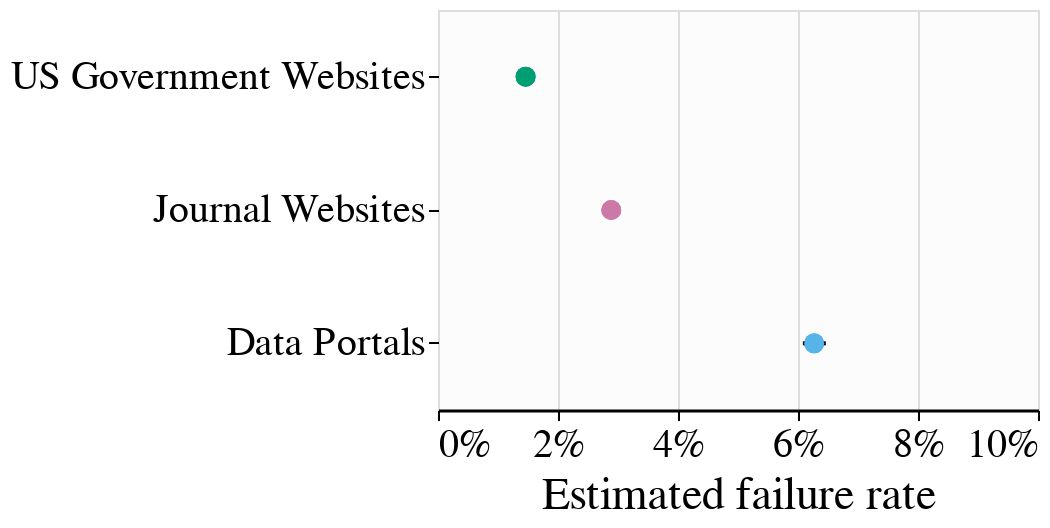

This figure's notebook cell:
### Code cell
base = alt.Chart(df_overall).mark_circle(
    size=100,
    opacity=1
).encode(
    alt.Y('web_type:N', title=None, sort=['US Government Websites', 'Journal Websites', 'Data Portals']),
    alt.X('fail_rate_meta:Q', title='Estimated failure rate').axis(format='.0%', tickCount=5).scale(domain=[0, 0.1]),
    alt.Color('web_type:N').scale(range=list(COLORS.values()), domain=list(COLORS.keys())).legend(None),
    tooltip=[
        alt.Tooltip('web_type:N', title='Resource Category'),
        alt.Tooltip('fail_rate_meta', format='.4f', title='Estimated Failure Rate'),
    ]
).properties(
    height=200,
    width=300
)

error = base.mark_errorbar(
    thickness=2,
    color='black'
).encode(
    alt.X('ci_95L', title='Estimated failure rate'),
    alt.X2('ci_95U'),
    color=alt.value('black')
)

plot = base + error + base

"""
Save for the manuscript figures and website plots
"""
plot.save(f'../data/{TIME_STAMP_FOLDER_NAME}/figures/resource-category-estimated.png', scale_factor=8)
plot.save(f'../data/{TIME_STAMP_FOLDER_NAME}/website/resource-category-estimated.json')

plot

### Figure 1 — Vega-Lite specification as saved in the notebook (floating-point values rounded to 4 significant figures)
{"config": {"title": {"dy": 1, "fontSize": 22, "fontWeight": 400, "align": "center", "anchor": "middle", "subtitleColor": "grey", "subtitleFontSize": 22}, "view": {"fill": "#FCFCFC"}, "header": {"titleFontSize": 23, "labelFontSize": 23, "labelFontWeight": 400}, "axis": {"titleFontSize": 23, "titleFontWeight": 400, "labelFontSize": 20, "labelFontWeight": 400, "labelLimit": 1000, "domainWidth": 1.5, "domainColor": "black", "tickColor": "black", "domain": false}, "axisX": {"domain": true}, "legend": {"titleFontSize": 23, "titleFontWeight": 400, "labelFontSize": 23, "labelLimit": 1000, "strokeColor": "#F4F6F7", "padding": 15}}, "layer": [{"mark": {"type": "circle", "opacity": 1, "size": 100}, "encoding": {"color": {"field": "web_type", "legend": null, "scale": {"range": ["#56B4E9", "#CC79A7", "#009E73"], "domain": ["Data Portals", "Journal Websites", "US Government Websites"]}, "type": "nominal"}, "tooltip": [{"field": "web_type", "title": "Resource Category", "type": "nominal"}, {"field": "fail_rate_meta", "format": ".4f", "title": "Estimated Failure Rate", "type": "quantitative"}], "x": {"axis": {"format": ".0%", "tickCount": 5}, "field": "fail_rate_meta", "scale": {"domain": [0, 0.1]}, "title": "Estimated failure rate", "type": "quantitative"}, "y": {"field": "web_type", "sort": ["US Government Websites", "Journal Websites", "Data Portals"], "title": null, "type": "nominal"}}}, {"mark": {"type": "errorbar", "color": "black", "thickness": 2}, "encoding": {"color": {"value": "black"}, "tooltip": [{"field": "web_type", "title": "Resource Category", "type": "nominal"}, {"field": "fail_rate_meta", "format": ".4f", "title": "Estimated Failure Rate", "type": "quantitative"}], "x": {"field": "ci_95L", "title": "Estimated failure rate", "type": "quantitative"}, "x2": {"field": "ci_95U"}, "y": {"field": "web_type", "sort": ["US Government Websites", "Journal Websites", "Data Portals"], "title": null, "type": "nominal"}}}, {"mark": {"type": "circle", "opacity": 1, "size": 100}, "encoding": {"color": {"field": "web_type", "legend": null, "scale": {"range": ["#56B4E9", "#CC79A7", "#009E73"], "domain": ["Data Portals", "Journal Websites", "US Government Websites"]}, "type": "nominal"}, "tooltip": [{"field": "web_type", "title": "Resource Category", "type": "nominal"}, {"field": "fail_rate_meta", "format": ".4f", "title": "Estimated Failure Rate", "type": "quantitative"}], "x": {"axis": {"format": ".0%", "tickCount": 5}, "field": "fail_rate_meta", "scale": {"domain": [0, 0.1]}, "title": "Estimated failure rate", "type": "quantitative"}, "y": {"field": "web_type", "sort": ["US Government Websites", "Journal Websites", "Data Portals"], "title": null, "type": "nominal"}}}], "data": {"name": "data-822e5be8d355fac4a9fcf978bc0be1c9"}, "height": 200, "width": 300, "$schema": "https://vega.github.io/schema/vega-lite/v5.15.1.json", "datasets": {"data-822e5be8d355fac4a9fcf978bc0be1c9": [{"web_type": "Journal Websites", "continent": "ALL", "country": "ALL", "publisher": "ALL", "fail_rate_meta": 0.02887, "se": 0.01366, "ci_95L": 0.02813, "ci_95U": 0.02964, "total_violations": 208657, "total_checks": 4980299, "units": 4994}, {"web_type": "US Government Websites", "continent": "North America", "country": "United States", "publisher": "ALL", "fail_rate_meta": 0.0146, "se": 0.03729, "ci_95L": 0.01359, "ci_95U": 0.01569, "total_violations": 11517, "total_checks": 718179, "units": 4994}, {"web_type": "Data Portals", "continent": "ALL", "country": "ALL", "publisher": "ALL", "fail_rate_meta": 0.0627, "se": 0.0166, "ci_95L": 0.06081, "ci_95U": 0.06464, "total_violations": 11517, "total_checks": 718179, "units": 4994}]}}
